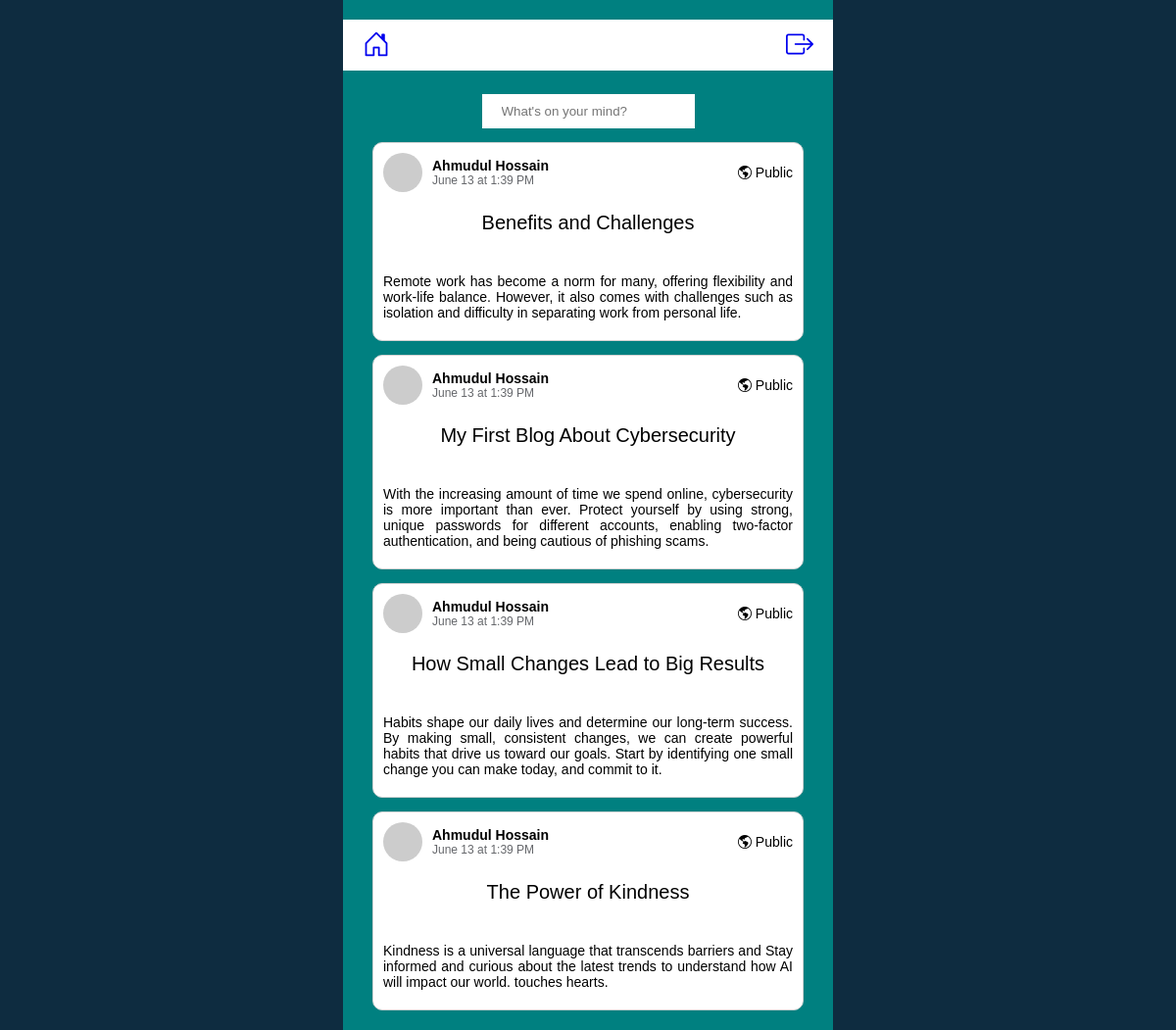
The app's page /profile.php (signed in) with its own data.
### tables this page shows
CREATE TABLE `posts` (
  `post_id` int(11) NOT NULL,
  `user_id` int(11) NOT NULL,
  `post_title` varchar(255) DEFAULT NULL,
  `post_contents` longtext NOT NULL,
  `is_public` tinyint(2) NOT NULL,
  `file_name` varchar(255) DEFAULT NULL
);

### profile.view.php (the view, shortened to what this page needs)
<?php
require "connection.php";
$userId = $_SESSION["userId"];
$userName = $_SESSION["userName"];
$result = mysqli_query($db, "SELECT * FROM posts WHERE user_id = $userId ORDER BY post_id DESC;");
?>
<!DOCTYPE html>
<html lang="en">
<head>
    <link rel="stylesheet" href="style.css">
    <link rel="stylesheet" href="login.css">
    <link rel="stylesheet" href="component.css">
    <link rel="stylesheet" href="https://cdn.jsdelivr.net/npm/bootstrap-icons@1.11.3/font/bootstrap-icons.min.css">
</head>
<body>
    <div class="container">
        <div class="nav-icon-container">
            <div>
                <a href="feed.php"><i class="bi bi-house-door"></i></a>
            </div>
            <a href="logout.php">
                <i class="bi bi-box-arrow-right"></i>
            </a>
        </div>
        <div class="create-post-url">
            <input id="formShowBtn" type="text" placeholder="What's on your mind?">
        </div>
        <?php while ($row = mysqli_fetch_assoc($result)) : ?>
            <div class="facebook-card">
                <div class="card-header">
                    <div class="user-info">
                        <img src="https://i.pravatar.cc/60?img=12" alt="Profile Picture" class="profile-pic">
                        <div class="info">
                            <span class="user-name"><?= $userName ?></span>
                            <span class="post-time">June 13 at 1:39 PM</span>
                        </div>
                    </div>
                    <div>
                        <?php if ($row["is_public"] == "1") : ?>
                            <p>
                                <i class="bi bi-globe-americas"></i>
                                Public
                            </p>
                        <?php endif ?>
                    </div>
                </div>
                <div class="card-body">
                    <p class="post-title"><?= $row["post_title"] ?></p>
                    <div>
                    </div>
                    <p class="post-text"><?= $row["post_contents"] ?></p>
                </div>
            </div>
        <?php endwhile; ?>
    </div>
</body>
</html>

### style.css (style rules this page uses)
* { margin: 0; padding: 0; outline: none; border: none; font-family: Arial, Helvetica, sans-serif; box-sizing: border-box; }
body { background: #0E2C40; }
.container { margin: auto; background: teal; width: 500px; padding: 20px 30px; display: flex; flex-direction: column; gap: 14px; align-items: center; }
.facebook-card { background-color: #fff; width: 100%; border-radius: 10px; font-size: 14px; border: 1px solid lightgray; }
.card-header { display: flex; align-items: center; justify-content: space-between; padding: 10px; }
.profile-pic { width: 40px; height: 40px; border-radius: 50%; margin-right: 10px; }
.user-info { display: flex; align-items: center; }
.info { display: flex; flex-direction: column; }
.user-name { font-weight: bold; }
.post-time { color: #65676b; font-size: 12px; }
.card-body { padding: 10px; display: flex; flex-direction: column; gap: 12px; }
.post-title { text-align: center; font-size: 20px; }
.post-text { padding-bottom: 10px; text-align: justify; }
.nav-icon-container { width: 500px; display: flex; justify-content: space-between; align-items: center; background: #FFFFFF; padding: 10px 20px; margin-bottom: 10px; }
.nav-icon-container i { font-size: 28px; }
#formShowBtn { width: 100%; padding: 10px 20px; }

### records on screen
posts: is_public 1 (drawn), post_title "Benefits and Challenges", post_contents "Remote work has become a norm for many, offering flexibility and work-life balance. However, it also comes with challenges such as isolation and difficulty in separating work from personal life."
posts: is_public 1 (drawn), post_title "My First Blog About Cybersecurity", post_contents "With the increasing amount of time we spend online, cybersecurity is more important than ever. Protect yourself by using strong, unique passwords for different accounts, enabling two-factor authentication, and being cautious of phishing scams."
posts: is_public 1 (drawn), post_title "How Small Changes Lead to Big Results", post_contents "Habits shape our daily lives and determine our long-term success. By making small, consistent changes, we can create powerful habits that drive us toward our goals. Start by identifying one small change you can make today, and commit to it."
posts: is_public 1 (drawn), post_title "The Power of Kindness", post_contents "Kindness is a universal language that transcends barriers and Stay informed and curious about the latest trends to understand how AI will impact our world. touches hearts."
